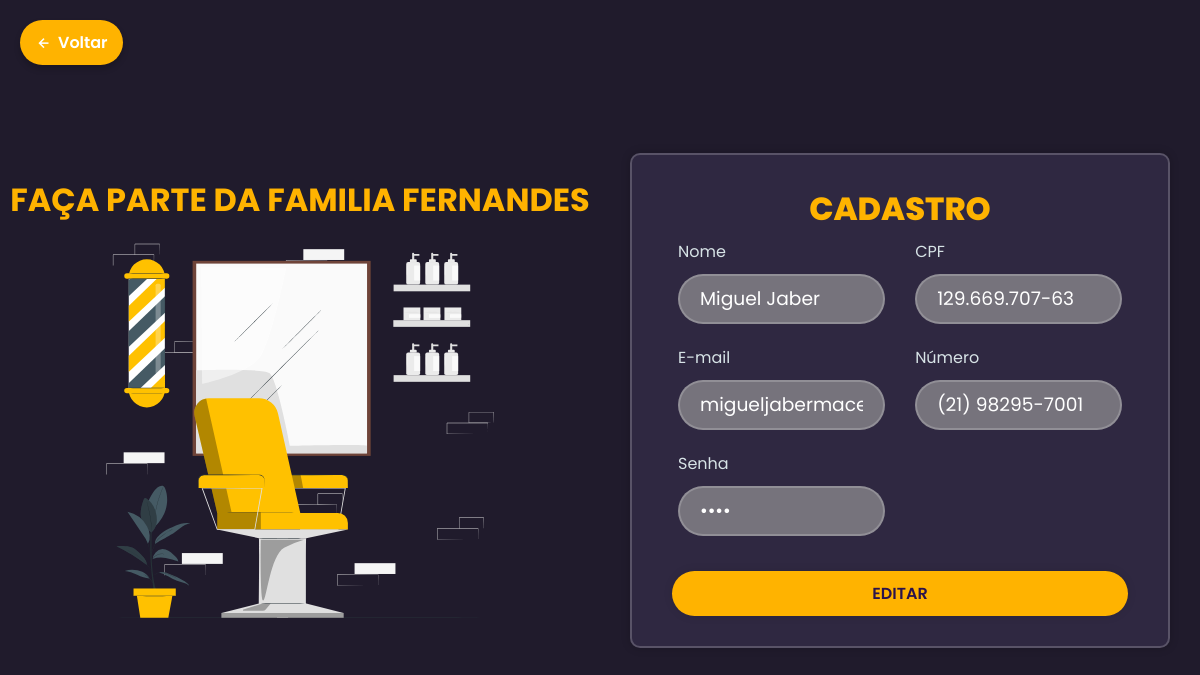
The page /edit.php?id=1 on the database as committed earlier.
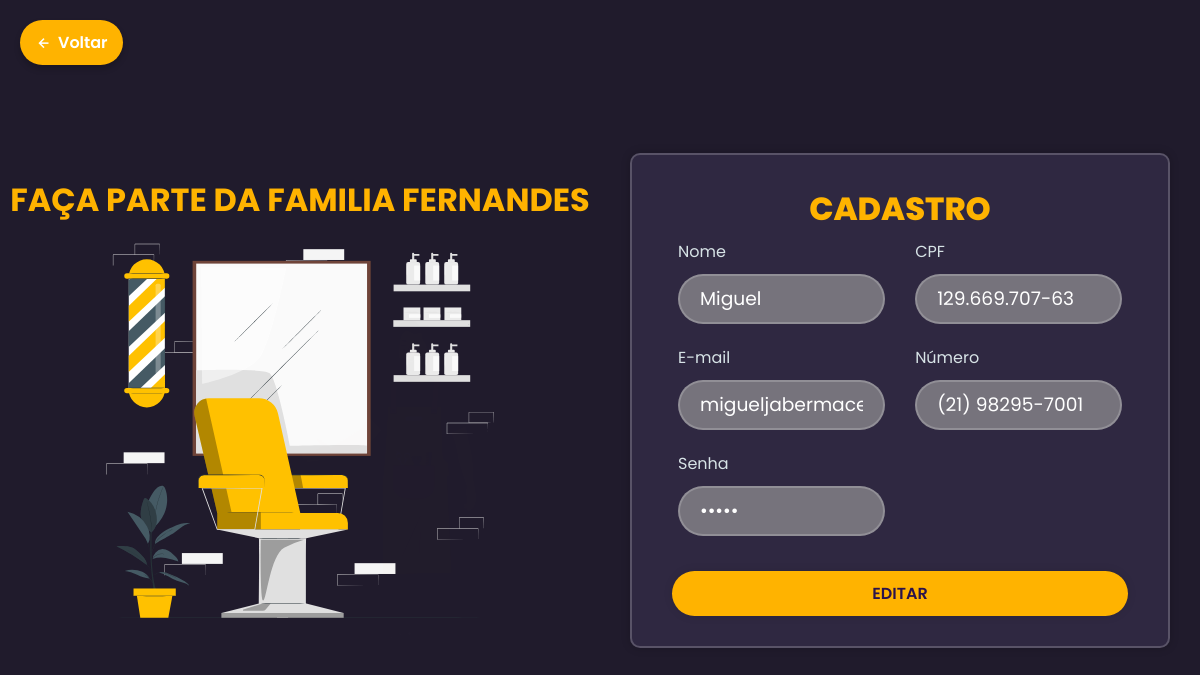
The same page on the database as committed later.
### tables this page shows
CREATE TABLE `usuarios` (
  `id` int(11) NOT NULL,
  `nivel` varchar(10) NOT NULL DEFAULT 'cliente',
  `nome` varchar(250) NOT NULL,
  `cpf` varchar(250) NOT NULL,
  `email` varchar(250) NOT NULL,
  `numero` varchar(250) NOT NULL,
  `senha` varchar(250) NOT NULL
);

### edit.php (the view, shortened to what this page needs)
<?php
    include_once('conexao.php');
    if(!empty($_GET['id']))
    {
        $id = $_GET['id'];
        $sqlSelect = "SELECT * FROM usuarios WHERE id=$id";
        $result = $conexao->query($sqlSelect);
        if($result->num_rows > 0)
        {
            while($user_data = mysqli_fetch_assoc($result))
            {
                $nome = $user_data['nome'];
                $senha = $user_data['senha'];
                $email = $user_data['email'];
                $numero = $user_data['numero'];
                $cpf = $user_data['cpf'];
            }
        }
        else
        {
            header('Location: select.php');
        }
    }
    else
    {
        header('Location: select.php');
    }
?>
<!DOCTYPE html>
<html lang="pt-br">
<head>
    <link rel="stylesheet" href="cads.css">
    <link href='https://unpkg.com/boxicons@2.1.4/css/boxicons.min.css' rel='stylesheet'>
    <link rel="stylesheet" href="cadastro/cads.css">
</head>
<body>
    <div class="main-login">
        <div class="left-login">
            <h1>FAÇA PARTE DA FAMILIA FERNANDES</h1>
            <img src="imagens/animate-cad.svg" class="left-image" alt="barber">
        </div>
        <div class="right-login">
        <a href="select.php" class="btn-voltar">
            <i class='bx bx-left-arrow-alt'></i> Voltar
        </a>
            <div class="wrapper">
                <h1>CADASTRO</h1>
                <form action="./saveEdit.php" method="POST" onsubmit="return validarFormulario()">
                <div class="input-columns">
                    <div class="col">
                        <div class="textfield">
                            <label for="usuario">Nome</label>
                            <input type="text" id="nome" name="nome" value="<?php echo $nome;?>" required>
                        </div>
                    </div>
                    <div class="col">
                        <div class="textfield">
                            <label for="cpf">CPF</label>
                            <input type="text" id="cpf" name="cpf" value="<?php echo $cpf;?>" required>
                        </div>
                    </div>
                </div>
                <div class="input-columns">
                    <div class="col">
                        <div class="textfield">
                            <label for="email">E-mail</label>
                            <input type="email" id="email" name="email" value="<?php echo $email;?>" required>
                        </div>
                    </div>
                    <div class="col">
                        <div class="textfield">
                            <label for="numero">Número</label>
                            <input type="text" id="numero" name="numero" value="<?php echo $numero;?>" required>
                        </div>
                    </div>
                </div>
                <div class="input-columns">
                    <div class="col">
                        <div class="textfield">
                            <label for="senha">Senha</label>
                            <input type="password" id="senha" name="senha" value="<?php echo $senha;?>" required>
                        </div>
                    </div>
                </div>
                <button type="submit" name="update" id="submit" class="btn">Editar</button>
                </form>
            </div>
        </div>
    </div>
</body>
</html>

Rows that differ between the two databases and show on the page:
changed usuarios "migueljabermacedo@gmail.com": nome "Miguel Jaber" → "Miguel"
